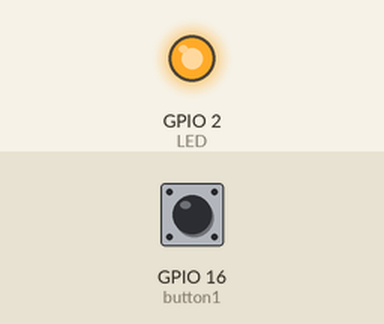
This sketch was run on a simulated ESP8266 (Wemos D1 mini). Shown: output pins drawn as LEDs (lit = HIGH). Inputs (shaded band) come from the test bench; at power-on: GPIO 16 (button1) HIGH. WiFi joins after 1.5 s; servers stay silent unless stated.

Above: at 3.1 s.
3.2 s: GPIO 16 (button1) pulled LOW for 0.15 s
At 4.5 s:
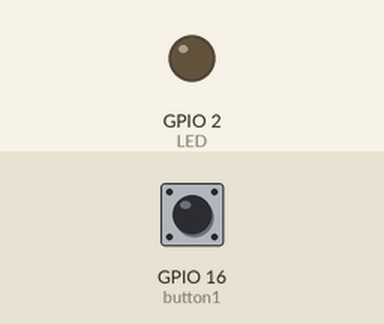
4.8 s: GPIO 16 (button1) pulled LOW for 1 s
At 7.0 s:
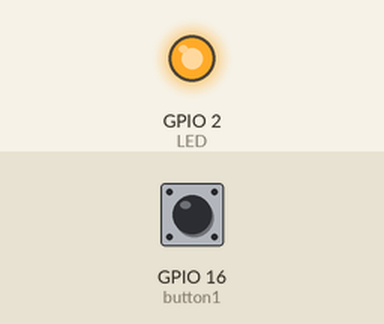
7.3 s: GPIO 16 (button1) pulled LOW for 3.2 s
At 10.8 s:
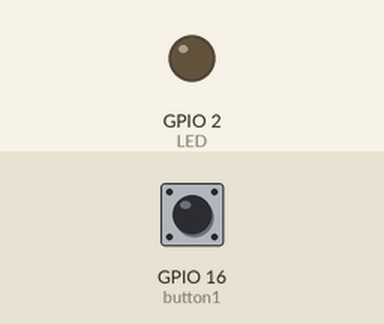
Timing chart, 0 to 12.3 s (numbered marks = the images above; inputs shaded):
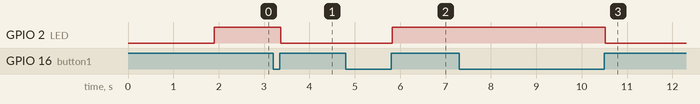

The sketch:

Edgent_ESP8266.ino
```cpp
// (licence header left out)
/* Fill in information from your Blynk Template here */
/* Read more: https://bit.ly/BlynkInject */
#define BLYNK_TEMPLATE_ID "TMPL6C6nrDFPr"
#define BLYNK_TEMPLATE_NAME "ESP8266"

#define BLYNK_FIRMWARE_VERSION        "0.1.2"

#define BLYNK_PRINT Serial
//#define BLYNK_DEBUG

#define APP_DEBUG

// Uncomment your board, or configure a custom board in Settings.h
//#define USE_SPARKFUN_BLYNK_BOARD
//#define USE_NODE_MCU_BOARD
//#define USE_WITTY_CLOUD_BOARD
//#define USE_WEMOS_D1_MINI

#include "BlynkEdgent.h"
#include <AceButton.h>

using namespace ace_button;

bool fetch_blynk_state = true;

#define VPIN_LED V0

#define LED 2

#define button1 16

int wifiFlag = 0;

bool ledState = LOW;

// char auth[] = BLYNK_AUTH_TOKEN;
BlynkTimer timer;

ButtonConfig config1;
AceButton aBtn1(&config1);

void button1Handler(AceButton*, uint8_t, uint8_t);

BLYNK_WRITE(VPIN_LED){
  ledState = param.asInt();
  digitalWrite(LED, !ledState);
}


void checkBlynkStatus(){
  bool isConnected = Blynk.connected();
  if(isConnected == false){
    wifiFlag = 1;
    Serial.println("Blynk tidak terhubung!");
  }else{
    wifiFlag = 0;
    if(!fetch_blynk_state){
      Blynk.virtualWrite(VPIN_LED, ledState);
    }
    Serial.println("Blynk terhubung");
  }
}

BLYNK_CONNECTED(){
  if(fetch_blynk_state){
    Blynk.syncVirtual(VPIN_LED);
  }
}


void setup()
{
  Serial.begin(115200);
  delay(100);

  BlynkEdgent.begin();

  pinMode(LED, OUTPUT);
  pinMode(button1, INPUT_PULLUP);

  config1.setEventHandler(button1Handler);

  aBtn1.init(button1);

  digitalWrite(LED, !ledState);

  if(!fetch_blynk_state){
    Blynk.virtualWrite(VPIN_LED, ledState);
  }
}

void loop() {
  BlynkEdgent.run();
  Blynk.run();
  timer.run();

  aBtn1.check();

  // digitalWrite(LED, LOW);
  // delay(1000);
  // digitalWrite(LED, HIGH);
  // delay(1000);
}

void button1Handler(AceButton*, uint8_t eventType, uint8_t){
  switch(eventType){
    case AceButton::kEventReleased:
    ledState = !ledState;
    digitalWrite(LED, !ledState);
    Blynk.virtualWrite(VPIN_LED, ledState);
    break;
  }
}
```

Measured:
- after the input at 3.2 s, GPIO 2 (LED): HIGH → LOW after 0.17 s
- after the input at 4.8 s, GPIO 2 (LED): LOW → HIGH after 1.0 s
- after the input at 7.3 s, GPIO 2 (LED): HIGH → LOW after 3.2 s
